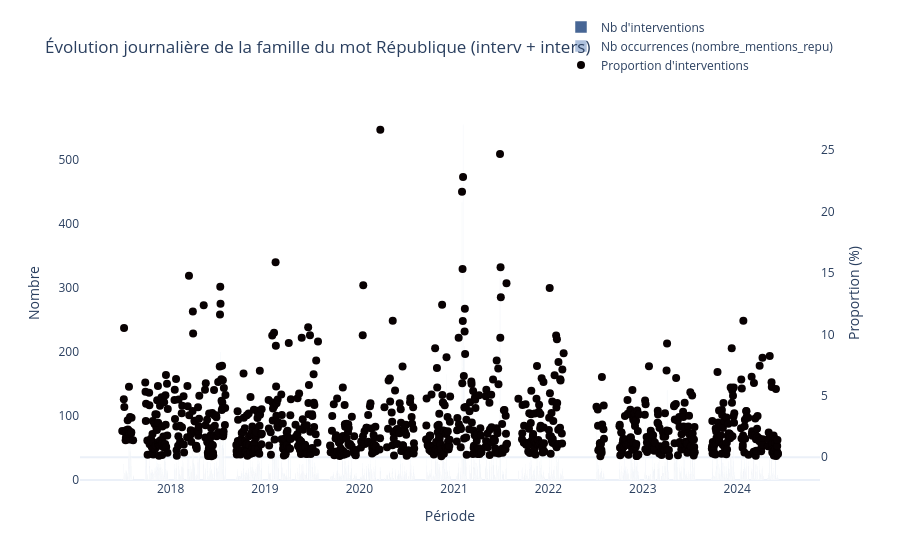

This figure's notebook cell:
### Markdown cell above
### Par jours

### Code cell
# Tableau et graphique des évolutions hebdomadaires
diachronique_général(
    df,
    colonne_nombre="nombre_mentions_repu",
    colonne_condition="repu_match_valide",
    objet="famille du mot République",
    periode="jour",
    suffixe="interv + inters",
)

### Figure 1 — Plotly figure (JSON) as saved in the notebook; plotly's stock layout.template omitted (floating-point values rounded to 4 significant figures; data arrays with more than 128 entries replaced by an {"elided": "..."} marker saying what was removed)
{"data": [{"hovertemplate": "<b>Période : %{x}</b><br>Nb interventions : %{y}<extra></extra>", "marker": {"color": "#1A417B"}, "name": "Nb d'interventions", "opacity": 0.8, "type": "bar", "x": {"elided": "1018 str values"}, "y": {"elided": "1018 int values"}}, {"hovertemplate": "<b>Période : %{x}</b><br>Nb occurrences : %{y}<extra></extra>", "marker": {"color": "#9BB2D5"}, "name": "Nb occurrences (nombre_mentions_repu)", "opacity": 0.8, "type": "bar", "x": {"elided": "1018 str values"}, "y": {"elided": "1018 int values"}}, {"hovertemplate": "<b>Période : %{x}</b><br>Proportion : %{y:.2f}%<extra></extra>", "line": {"color": "#080102", "width": 2.7}, "marker": {"size": 8, "symbol": "circle"}, "mode": "markers", "name": "Proportion d'interventions", "type": "scatter", "x": {"elided": "1018 str values"}, "y": {"elided": "1018 float values"}, "yaxis": "y2"}], "layout": {"bargap": 0.4, "barmode": "overlay", "legend": {"bgcolor": "rgba(255,255,255,0.7)", "x": 0.65, "y": 1.25}, "title": {"text": "Évolution journalière de la famille du mot République (interv + inters)"}, "xaxis": {"title": {"text": "Période"}}, "yaxis": {"showgrid": false, "title": {"text": "Nombre"}}, "yaxis2": {"overlaying": "y", "showgrid": false, "side": "right", "title": {"text": "Proportion (%)"}}}}
